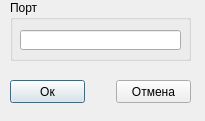
<?xml version="1.0" encoding="UTF-8"?>
<ui version="4.0">
 <class>netDialog</class>
 <widget class="QDialog" name="netDialog">
  <property name="geometry">
   <rect>
    <x>0</x>
    <y>0</y>
    <width>205</width>
    <height>121</height>
   </rect>
  </property>
  <property name="windowTitle">
   <string>Dialog</string>
  </property>
  <widget class="QGroupBox" name="groupBox">
   <property name="geometry">
    <rect>
     <x>10</x>
     <y>0</y>
     <width>181</width>
     <height>61</height>
    </rect>
   </property>
   <property name="title">
    <string>Порт</string>
   </property>
   <widget class="QLineEdit" name="lineEdit">
    <property name="geometry">
     <rect>
      <x>10</x>
      <y>30</y>
      <width>161</width>
      <height>20</height>
     </rect>
    </property>
    <property name="inputMask">
     <string>999999</string>
    </property>
    <property name="maxLength">
     <number>6</number>
    </property>
   </widget>
  </widget>
  <widget class="QPushButton" name="okButton">
   <property name="geometry">
    <rect>
     <x>10</x>
     <y>80</y>
     <width>75</width>
     <height>23</height>
    </rect>
   </property>
   <property name="text">
    <string>Ок</string>
   </property>
  </widget>
  <widget class="QPushButton" name="cancelButton">
   <property name="geometry">
    <rect>
     <x>116</x>
     <y>80</y>
     <width>75</width>
     <height>23</height>
    </rect>
   </property>
   <property name="text">
    <string>Отмена</string>
   </property>
  </widget>
 </widget>
 <resources/>
 <connections/>
</ui>
